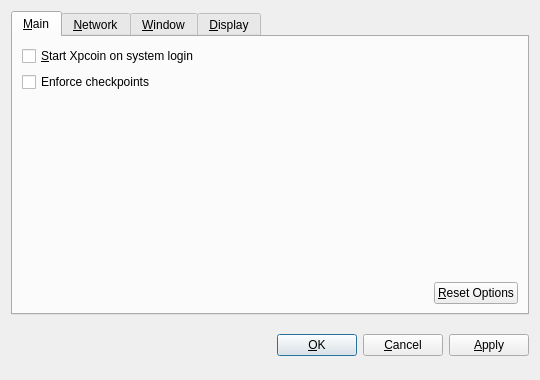
<?xml version="1.0" encoding="UTF-8"?>
<ui version="4.0">
 <class>OptionsDialog</class>
 <widget class="QDialog" name="OptionsDialog">
  <property name="geometry">
   <rect>
    <x>0</x>
    <y>0</y>
    <width>540</width>
    <height>380</height>
   </rect>
  </property>
  <property name="windowTitle">
   <string>Options</string>
  </property>
  <property name="modal">
   <bool>true</bool>
  </property>
  <layout class="QVBoxLayout" name="verticalLayout">
   <item>
    <widget class="QTabWidget" name="tabWidget">
     <property name="tabPosition">
      <enum>QTabWidget::North</enum>
     </property>
     <property name="currentIndex">
      <number>0</number>
     </property>
     <widget class="QWidget" name="tabMain">
      <attribute name="title">
       <string>&amp;Main</string>
      </attribute>
      <layout class="QVBoxLayout" name="verticalLayout_Main">
       <item>
        <widget class="QCheckBox" name="bitcoinAtStartup">
         <property name="toolTip">
          <string>Automatically start Xpcoin after logging in to the system.</string>
         </property>
         <property name="text">
          <string>&amp;Start Xpcoin on system login</string>
         </property>
        </widget>
       </item>
       <item>
        <widget class="QCheckBox" name="checkpointEnforce">
         <property name="text">
          <string>Enforce checkpoints</string>
         </property>
        </widget>
       </item>
       <item>
        <spacer name="verticalSpacer_Main">
         <property name="orientation">
          <enum>Qt::Vertical</enum>
         </property>
         <property name="sizeHint" stdset="0">
          <size>
           <width>20</width>
           <height>40</height>
          </size>
         </property>
        </spacer>
       </item>
       <item>
        <layout class="QHBoxLayout" name="horizontalLayout_2_Main">
         <item>
          <spacer name="horizontalSpacer_2_Main">
           <property name="orientation">
            <enum>Qt::Horizontal</enum>
           </property>
           <property name="sizeHint" stdset="0">
            <size>
             <width>40</width>
             <height>20</height>
            </size>
           </property>
          </spacer>
         </item>
         <item>
          <widget class="QPushButton" name="resetButton">
           <property name="toolTip">
            <string>Reset all client options to default.</string>
           </property>
           <property name="text">
            <string>&amp;Reset Options</string>
           </property>
           <property name="autoDefault">
            <bool>false</bool>
           </property>
          </widget>
         </item>
        </layout>
       </item>
      </layout>
     </widget>
     <widget class="QWidget" name="tabNetwork">
      <attribute name="title">
       <string>&amp;Network</string>
      </attribute>
      <layout class="QVBoxLayout" name="verticalLayout_Network">
       <item>
        <widget class="QCheckBox" name="mapPortUpnp">
         <property name="toolTip">
          <string>Automatically open the Xpcoin client port on the router. This only works when your router supports UPnP and it is enabled.</string>
         </property>
         <property name="text">
          <string>Map port using &amp;UPnP</string>
         </property>
        </widget>
       </item>
       <item>
        <widget class="QCheckBox" name="connectSocks">
         <property name="toolTip">
          <string>Connect to the Xpcoin network through a SOCKS proxy (e.g. when connecting through Tor).</string>
         </property>
         <property name="text">
          <string>&amp;Connect through SOCKS proxy:</string>
         </property>
        </widget>
       </item>
       <item>
        <layout class="QHBoxLayout" name="horizontalLayout_Network">
         <item>
          <widget class="QLabel" name="proxyIpLabel">
           <property name="text">
            <string>Proxy &amp;IP:</string>
           </property>
           <property name="textFormat">
            <enum>Qt::PlainText</enum>
           </property>
           <property name="buddy">
            <cstring>proxyIp</cstring>
           </property>
          </widget>
         </item>
         <item>
          <widget class="QValidatedLineEdit" name="proxyIp">
           <property name="maximumSize">
            <size>
             <width>140</width>
             <height>16777215</height>
            </size>
           </property>
           <property name="toolTip">
            <string>IP address of the proxy (e.g. 127.0.0.1)</string>
           </property>
          </widget>
         </item>
         <item>
          <widget class="QLabel" name="proxyPortLabel">
           <property name="text">
            <string>&amp;Port:</string>
           </property>
           <property name="textFormat">
            <enum>Qt::PlainText</enum>
           </property>
           <property name="buddy">
            <cstring>proxyPort</cstring>
           </property>
          </widget>
         </item>
         <item>
          <widget class="QLineEdit" name="proxyPort">
           <property name="maximumSize">
            <size>
             <width>55</width>
             <height>16777215</height>
            </size>
           </property>
           <property name="toolTip">
            <string>Port of the proxy (e.g. 9050)</string>
           </property>
          </widget>
         </item>
         <item>
          <widget class="QLabel" name="socksVersionLabel">
           <property name="text">
            <string>SOCKS &amp;Version:</string>
           </property>
           <property name="textFormat">
            <enum>Qt::PlainText</enum>
           </property>
           <property name="buddy">
            <cstring>socksVersion</cstring>
           </property>
          </widget>
         </item>
         <item>
          <widget class="QValueComboBox" name="socksVersion">
           <property name="toolTip">
            <string>SOCKS version of the proxy (e.g. 5)</string>
           </property>
          </widget>
         </item>
         <item>
          <spacer name="horizontalSpacer_Network">
           <property name="orientation">
            <enum>Qt::Horizontal</enum>
           </property>
           <property name="sizeHint" stdset="0">
            <size>
             <width>40</width>
             <height>20</height>
            </size>
           </property>
          </spacer>
         </item>
        </layout>
       </item>
       <item>
        <spacer name="verticalSpacer_Network">
         <property name="orientation">
          <enum>Qt::Vertical</enum>
         </property>
         <property name="sizeHint" stdset="0">
          <size>
           <width>20</width>
           <height>40</height>
          </size>
         </property>
        </spacer>
       </item>
      </layout>
     </widget>
     <widget class="QWidget" name="tabWindow">
      <attribute name="title">
       <string>&amp;Window</string>
      </attribute>
      <layout class="QVBoxLayout" name="verticalLayout_Window">
       <item>
        <widget class="QCheckBox" name="minimizeToTray">
         <property name="toolTip">
          <string>Show only a tray icon after minimizing the window.</string>
         </property>
         <property name="text">
          <string>&amp;Minimize to the tray instead of the taskbar</string>
         </property>
        </widget>
       </item>
       <item>
        <widget class="QCheckBox" name="minimizeOnClose">
         <property name="toolTip">
          <string>Minimize instead of exit the application when the window is closed. When this option is enabled, the application will be closed only after selecting Quit in the menu.</string>
         </property>
         <property name="text">
          <string>M&amp;inimize on close</string>
         </property>
        </widget>
       </item>
       <item>
        <spacer name="verticalSpacer_Window">
         <property name="orientation">
          <enum>Qt::Vertical</enum>
         </property>
         <property name="sizeHint" stdset="0">
          <size>
           <width>20</width>
           <height>40</height>
          </size>
         </property>
        </spacer>
       </item>
      </layout>
     </widget>
     <widget class="QWidget" name="tabDisplay">
      <attribute name="title">
       <string>&amp;Display</string>
      </attribute>
      <layout class="QVBoxLayout" name="verticalLayout_Display">
       <item>
        <layout class="QHBoxLayout" name="horizontalLayout_1_Display">
         <item>
          <widget class="QLabel" name="langLabel">
           <property name="text">
            <string>User Interface &amp;language:</string>
           </property>
           <property name="textFormat">
            <enum>Qt::PlainText</enum>
           </property>
           <property name="buddy">
            <cstring>lang</cstring>
           </property>
          </widget>
         </item>
         <item>
          <widget class="QValueComboBox" name="lang">
           <property name="toolTip">
            <string>The user interface language can be set here. This setting will take effect after restarting Xpcoin.</string>
           </property>
          </widget>
         </item>
        </layout>
       </item>
       <item>
        <layout class="QHBoxLayout" name="horizontalLayout_2_Display">
         <item>
          <widget class="QLabel" name="unitLabel">
           <property name="text">
            <string>&amp;Unit to show amounts in:</string>
           </property>
           <property name="textFormat">
            <enum>Qt::PlainText</enum>
           </property>
           <property name="buddy">
            <cstring>unit</cstring>
           </property>
          </widget>
         </item>
         <item>
          <widget class="QValueComboBox" name="unit">
           <property name="toolTip">
            <string>Choose the default subdivision unit to show in the interface and when sending coins.</string>
           </property>
          </widget>
         </item>
        </layout>
       </item>
       <item>
        <widget class="QCheckBox" name="displayAddresses">
         <property name="toolTip">
          <string>Whether to show Xpcoin addresses in the transaction list or not.</string>
         </property>
         <property name="text">
          <string>&amp;Display addresses in transaction list</string>
         </property>
        </widget>
       </item>
       <item>
         <widget class="QCheckBox" name="coinControlFeatures">
           <property name="toolTip">
            <string>Whether to show coin control features or not.</string>
           </property>
           <property name="text">
            <string>Display coin &amp;control features (experts only!)</string>
           </property>
         </widget>
       </item>
       <item>
        <spacer name="verticalSpacer_Display">
         <property name="orientation">
          <enum>Qt::Vertical</enum>
         </property>
         <property name="sizeHint" stdset="0">
          <size>
           <width>20</width>
           <height>40</height>
          </size>
         </property>
        </spacer>
       </item>
      </layout>
     </widget>
    </widget>
   </item>
   <item>
    <layout class="QHBoxLayout" name="horizontalLayout_Buttons">
     <item>
      <spacer name="horizontalSpacer_1">
       <property name="orientation">
        <enum>Qt::Horizontal</enum>
       </property>
       <property name="sizeHint" stdset="0">
        <size>
         <width>40</width>
         <height>48</height>
        </size>
       </property>
      </spacer>
     </item>
     <item>
      <widget class="QLabel" name="statusLabel">
       <property name="font">
        <font>
         <weight>75</weight>
         <bold>true</bold>
        </font>
       </property>
       <property name="text">
        <string/>
       </property>
       <property name="textFormat">
        <enum>Qt::PlainText</enum>
       </property>
       <property name="wordWrap">
        <bool>true</bool>
       </property>
      </widget>
     </item>
     <item>
      <spacer name="horizontalSpacer_2">
       <property name="orientation">
        <enum>Qt::Horizontal</enum>
       </property>
       <property name="sizeHint" stdset="0">
        <size>
         <width>40</width>
         <height>48</height>
        </size>
       </property>
      </spacer>
     </item>
     <item>
      <widget class="QPushButton" name="okButton">
       <property name="text">
        <string>&amp;OK</string>
       </property>
      </widget>
     </item>
     <item>
      <widget class="QPushButton" name="cancelButton">
       <property name="text">
        <string>&amp;Cancel</string>
       </property>
       <property name="autoDefault">
        <bool>false</bool>
       </property>
      </widget>
     </item>
     <item>
      <widget class="QPushButton" name="applyButton">
       <property name="text">
        <string>&amp;Apply</string>
       </property>
       <property name="autoDefault">
        <bool>false</bool>
       </property>
      </widget>
     </item>
    </layout>
   </item>
  </layout>
 </widget>
 <customwidgets>
  <customwidget>
   <class>BitcoinAmountField</class>
   <extends>QSpinBox</extends>
   <header>bitcoinamountfield.h</header>
  </customwidget>
  <customwidget>
   <class>QValueComboBox</class>
   <extends>QComboBox</extends>
   <header>qvaluecombobox.h</header>
  </customwidget>
  <customwidget>
   <class>QValidatedLineEdit</class>
   <extends>QLineEdit</extends>
   <header>qvalidatedlineedit.h</header>
  </customwidget>
 </customwidgets>
 <resources/>
 <connections/>
</ui>
